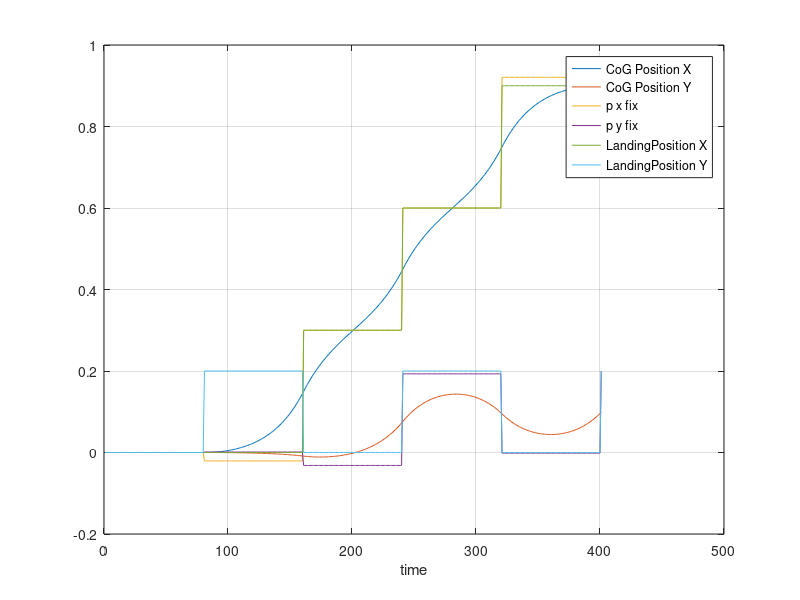

Source code (MATLAB):
clear;

load WPG_log.dat;

[a, b] = size(WPG_log);

t = 1:a;

plot(t, WPG_log)

% legend("CoG Position X", "CoG Position Y", "CoG Velocity X", "CoG Velocity Y", "p x fix", "p y fix", "LandingPosition X", "LandingPosition Y")
legend("CoG Position X", "CoG Position Y", "p x fix", "p y fix", "LandingPosition X", "LandingPosition Y")
xlabel("time")
grid on

% reference https://jp.mathworks.com/help/matlab/data_analysis/plotting-data.html